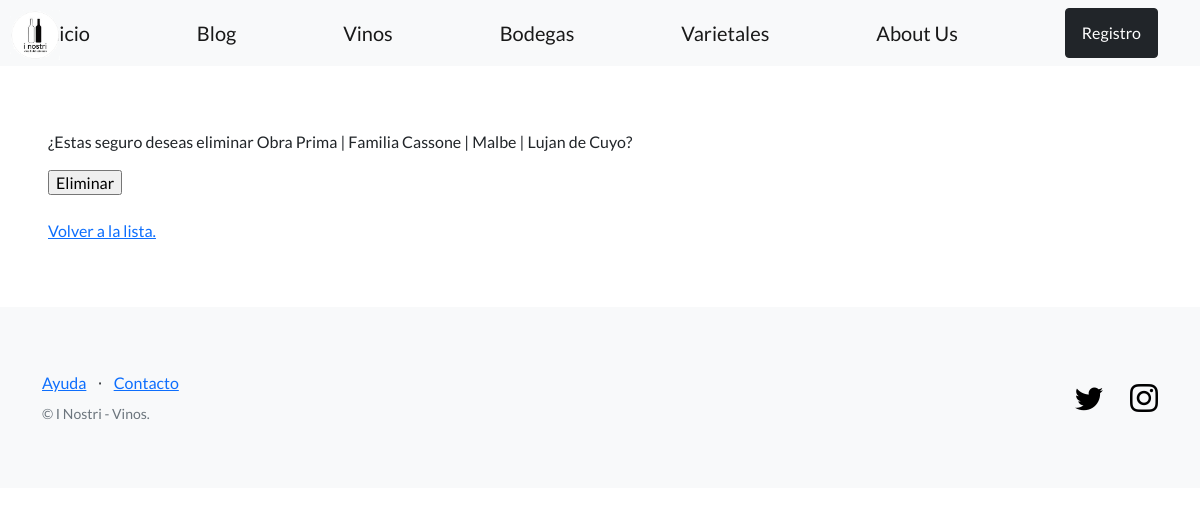
Page /inostri/eliminar-vino/1/ (signed in) on the earlier database version.
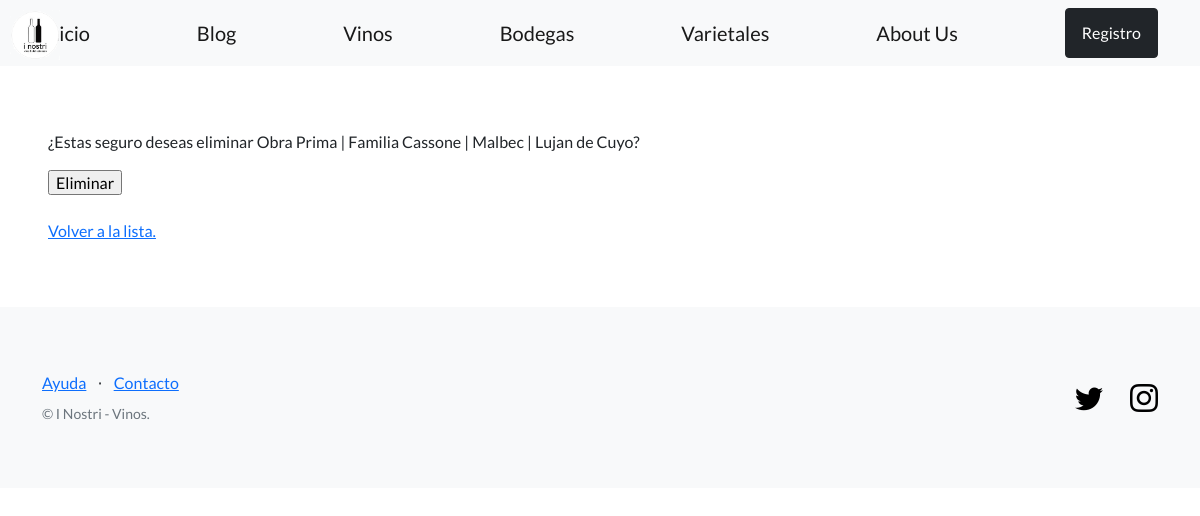
Same page on the later database version.
### app_inostri/models.py (models this page shows)
class Vino(models.Model):
    nombre = models.CharField(max_length=64)
    bodega = models.CharField(max_length=64)
    varietal = models.CharField(max_length=64)
    cosecha = models.IntegerField()
    zona = models.CharField(max_length=64)
    provincia = models.CharField(max_length=64)
    def __str__(self):
        return f'{self.nombre} | {self.bodega} | {self.varietal} | {self.zona}'

### app_inostri/views.py (the view)
# urls.py: path('eliminar-vino/<int:pk>/', VinoDeleteView.as_view(), name="eliminar_vino"),
class VinoDeleteView(LoginRequiredMixin, DeleteView):
    model = Vino
    success_url = reverse_lazy('lista_vinos')

### app_inostri/templates/app_inostri/vino_confirm_delete.html (shortened to what this page needs)
{% extends "app_inostri/base.html" %}
{% block contenido %}
<form method="post">
  <p>¿Estas seguro deseas eliminar {{object}}?</p>
  <input type="submit" value="Eliminar" />
</form>
<br>
<a href="{% url 'lista_vinos' %}">Volver a la lista.</a>
{% endblock contenido %}

Differences in the rows shown:
changed Vino: nombre+bodega+varietal "Obra Prima | Familia Cassone | Malbe | Lujan de Cuyo" → "Obra Prima | Familia Cassone | Malbec | Lujan de Cuyo"
